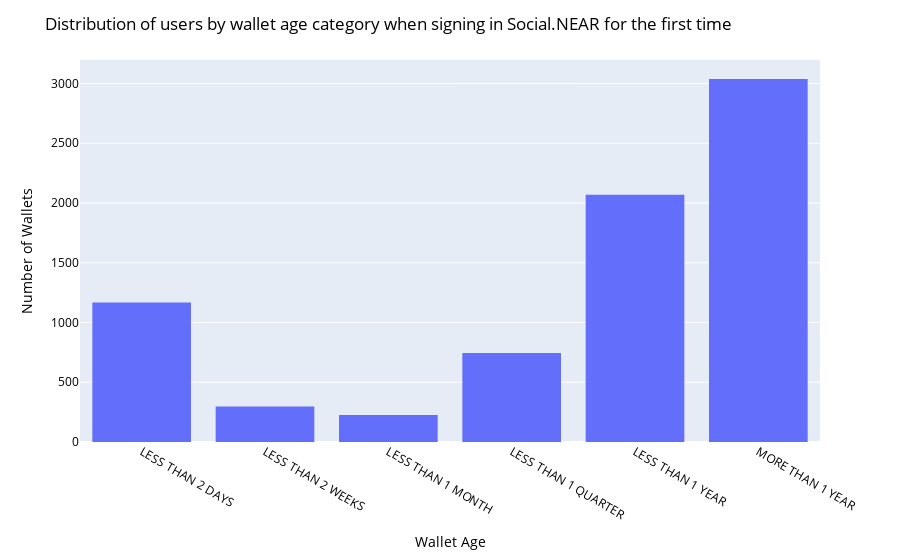

Notebook source saved alongside this figure:
### Code cell
fig = px.histogram(users_age_df, 
                   x='AGE',
                   category_orders=dict(AGE=['LESS THAN 2 DAYS',
                                             'LESS THAN 2 WEEKS',
                                             'LESS THAN 1 MONTH',
                                             'LESS THAN 1 QUARTER',
                                             'LESS THAN 1 YEAR',
                                             'MORE THAN 1 YEAR'
                                             ])
                  )

fig.update_layout(bargap=0.2,
                  title='Distribution of users by wallet age category when signing in Social.NEAR for the first time',
                  #x=0.5,
                  font=dict(color='black'
                           ),
                  hoverlabel=dict(bgcolor='white',
                                  font_size=12
                                 )
                 )

fig.update_xaxes(title='Wallet Age',
                 title_font=dict(size=14,
                                 color='black'
                                )
                )

fig.update_yaxes(title='Number of Wallets',
                 title_font=dict(size=14, 
                                 color='black'
                                )
                )

fig.update_traces(hovertemplate =
                  '<b>%{x}</b><br> <br>' +
                  '<i>Count</i>: ' + '%{y} wallets' + '<extra></extra>',
                  selector=dict(type="histogram"))


fig.show()

### Figure 1 — Plotly figure (JSON) as saved in the notebook; plotly's stock layout.template omitted (floating-point values rounded to 4 significant figures; data arrays with more than 128 entries replaced by an {"elided": "..."} marker saying what was removed)
{"data": [{"alignmentgroup": "True", "bingroup": "x", "hovertemplate": "<b>%{x}</b><br> <br><i>Count</i>: %{y} wallets<extra></extra>", "legendgroup": "", "marker": {"color": "#636efa", "pattern": {"shape": ""}}, "name": "", "offsetgroup": "", "orientation": "v", "showlegend": false, "type": "histogram", "x": {"elided": "7542 str values"}, "xaxis": "x", "yaxis": "y"}], "layout": {"autosize": true, "bargap": 0.2, "barmode": "relative", "font": {"color": "black"}, "hoverlabel": {"bgcolor": "white", "font": {"size": 12}}, "legend": {"tracegroupgap": 0}, "margin": {"t": 60}, "title": {"text": "Distribution of users by wallet age category when signing in Social.NEAR for the first time"}, "xaxis": {"anchor": "y", "autorange": true, "categoryarray": ["LESS THAN 2 DAYS", "LESS THAN 2 WEEKS", "LESS THAN 1 MONTH", "LESS THAN 1 QUARTER", "LESS THAN 1 YEAR", "MORE THAN 1 YEAR"], "categoryorder": "array", "domain": [0, 1], "range": [-0.5, 5.5], "title": {"font": {"color": "black", "size": 14}, "text": "Wallet Age"}, "type": "category"}, "yaxis": {"anchor": "x", "autorange": true, "domain": [0, 1], "range": [0, 3197.0], "title": {"font": {"color": "black", "size": 14}, "text": "Number of Wallets"}}}}
